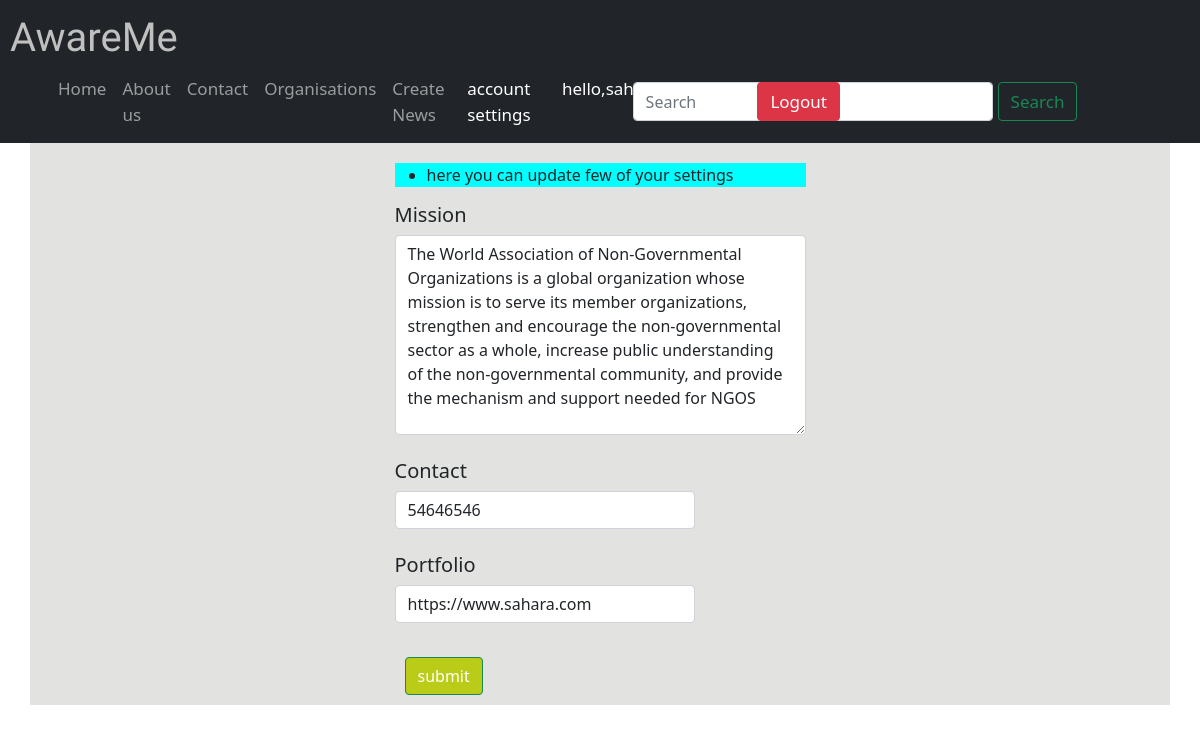
/awareme/account_setting/ (signed in), run on the app's committed database.
### awaremeapp/models.py (models this page shows, shortened)
class OrgDetail(models.Model):
    user=models.OneToOneField(User,null=True,blank=True, on_delete=models.CASCADE)
    mission=models.TextField(blank=True,null=True)
    Contact=models.CharField(max_length=15,null=True)
    portfolio=models.URLField(blank=True,null=True)

### awaremeapp/decorators.py (the view)
        def wrapper_func(request,*args,**kwargs):
            group=None
            if request.user.groups.exists():
                group=request.user.groups.all()[0].name
            if group in allowed_roles:
                return view_func(request,*args,**kwargs)
            else:
                return HttpResponse('error page not found')

### awaremeapp/forms.py
class Organisation(ModelForm):
    class Meta:
        model = OrgDetail
        fields = '__all__'
        exclude=['user']
        widgets={
            'mission':Textarea(attrs={
                'class':"form-control",
                'style':'max-width:500px;max-height:200px',
                'placeholder':'mission'
            }),
            'Contact':TextInput(attrs={
                'class':"form-control",
                'style':'max-width:300px;',
                'placeholder':'contact'
            }),
            'portfolio':TextInput(attrs={
                'class':"form-control",
                'style':'max-width:300px;',
                'placeholder':'http://example.com'
            }),
        }

### awaremeapp/views.py (called while the page is built)
@login_required(login_url='login')
@allowed_user(allowed_roles=['admin','NGO'])
def account_set(request):
    ngo = request.user.orgdetail
    form = Organisation(instance=ngo)
    if request.method == 'POST':
        form = Organisation(request.POST, request.FILES,instance=ngo)
        if form.is_valid():
            form.save()
            return redirect('listFeed')
    context={'form':form}
    return render(request,'awaremeapp/account_setting.html',context)

### templates/awaremeapp/account_setting.html (shortened to what this page needs)
{% extends 'awaremeapp/orgbase.html' %}
{% load static %}
{% block settingactive %} active {% endblock settingactive %}
{% block content %}
<div class="container backg" style="display: flex;
    justify-content: center; ">
<form method="POST" enctype="multipart/form-data" style="margin-top: 20px;">
<ul style="background-color: rgb(1, 255, 255);"><li>here you can update few of your settings </li></ul>
<h5>{{form.mission.label}}</h5>
{{form.mission}}
<br>
<h5>{{form.Contact.label}}</h5>
{{form.Contact}}
<br>
<h5>{{form.portfolio.label}}</h5>
{{form.portfolio}}
<br>
<input type="submit" class="btn btn-success" style="background-color: rgb(186, 204, 23); margin: 10px;" value="submit">
</form>
</div>
{% endblock %}

### templates/awaremeapp/orgbase.html (shortened to what this page needs)
{% load static %}
<!DOCTYPE html>
<html lang="en">
<head>
  <link href="https://cdn.jsdelivr.net/npm/bootstrap@5.0.0/dist/css/bootstrap.min.css" rel="stylesheet"
>
  <link rel="stylesheet" href="{% static '/css/static.css' %}">
</head>
<body style="background: url('/static/images/do.jpg') no-repeat fixed center;background-size: cover;">
  <nav class="navbar navbar-expand-lg navbar-dark bg-dark sticky-top navflex ">
    <div >
    <a class="navbar-brand" id="font" style="margin-left:10px;" href="{% url 'listFeed' %}">AwareMe</a>
      <div class="collapse navbar-collapse" id="navbarSupportedContent" style="margin-left:50px;">
        <ul class="navbar-nav me-0 mb-2 mb-lg-0">
          <li class="nav-item">
            <a class="nav-link size {% block homeactive %} {% endblock homeactive %}" aria-current="page"
              href="{% url 'listFeed'%}">Home</a>
          </li>
          <li class="nav-item">
            <a class="nav-link size {% block aboutactive %} {% endblock aboutactive %}" aria-current="page"
              href="{% url 'aboutus' %}">About us<a>
          </li>
          <li class="nav-item">
            <a class="nav-link size {% block contactactive %} {% endblock contactactive %}" aria-current="page"
              href="{% url 'contact' %}">Contact</a>
          </li>
          <li class="nav-item">
            <a class="nav-link size {% block organistionactive %} {% endblock organistionactive %}" aria-current="page"
              href="{% url 'details' %}">Organisations</a>
          </li>
          {% for group in request.user.groups.all %}
          {% if group.name == 'NGO' %}
          <li class="nav-item">
            <a class="nav-link size {% block newsactive %} {% endblock newsactive %} " href="{% url 'feed' %}">Create News</a>
          </li>
          <li class="nav-item ">
            <a class="nav-link size {% block settingactive %} {% endblock settingactive %}"
              href="{% url 'account_setting' %}">account settings</a>
          </li>
          {%endif%}
          {%endfor%}
          <li class="nav-item ">
            <a class="nav-link size active" aria-current="page">hello,{{request.user}}</a>
          </li>
        </ul>
        <form class="d-flex" method="GET" action="{% url 'search' %}">
          <button class="btn btn-outline-success size mx-1 inoutlog" type="submit">Search</button>
        </form>
        <div>
          {% if user.is_authenticated %}
          <a class="btn btn-danger size  targ " href="{% url 'logout' %}">Logout</a>
          {% else %}
          <a class="btn btn-danger size inoutlog" href="{% url 'login' %}">Login</a>
          {% endif %}
      </div>
      </div>
    </div>
  </nav>
  {% block content %}
  {% endblock %}
</body>
</html>

### static/css/static.css (style rules this page uses)
#font { font-family: 'Lobster', cursive; font-size: 5vh; margin-left: 10px; color: silver; }
.size { font-size: 17px; }
.targ { position: relative; bottom: 0vh; right:30vw; }
.inoutlog { position: relative; left:15vw; bottom: 6vh; }
.backg { background-color: rgba(192, 192, 189, 0.466); }
@media only screen and (max-width:1300px) { .inoutlog { margin: 2px 1px; position: relative; left:-3vw; bottom: 0vh; width:-moz-fit-content; } }

### data on the page
OrgDetail: mission "The World Association of Non-Governmental Organizations is a global organization whose mission is to serve its member organizations, strengthen and encourage the non-governmental sector as a whole, increase public understanding of the non-governmental community, and provide the mechanism and support needed for NGOS", Contact "54646546", portfolio "https://www.sahara.com"
